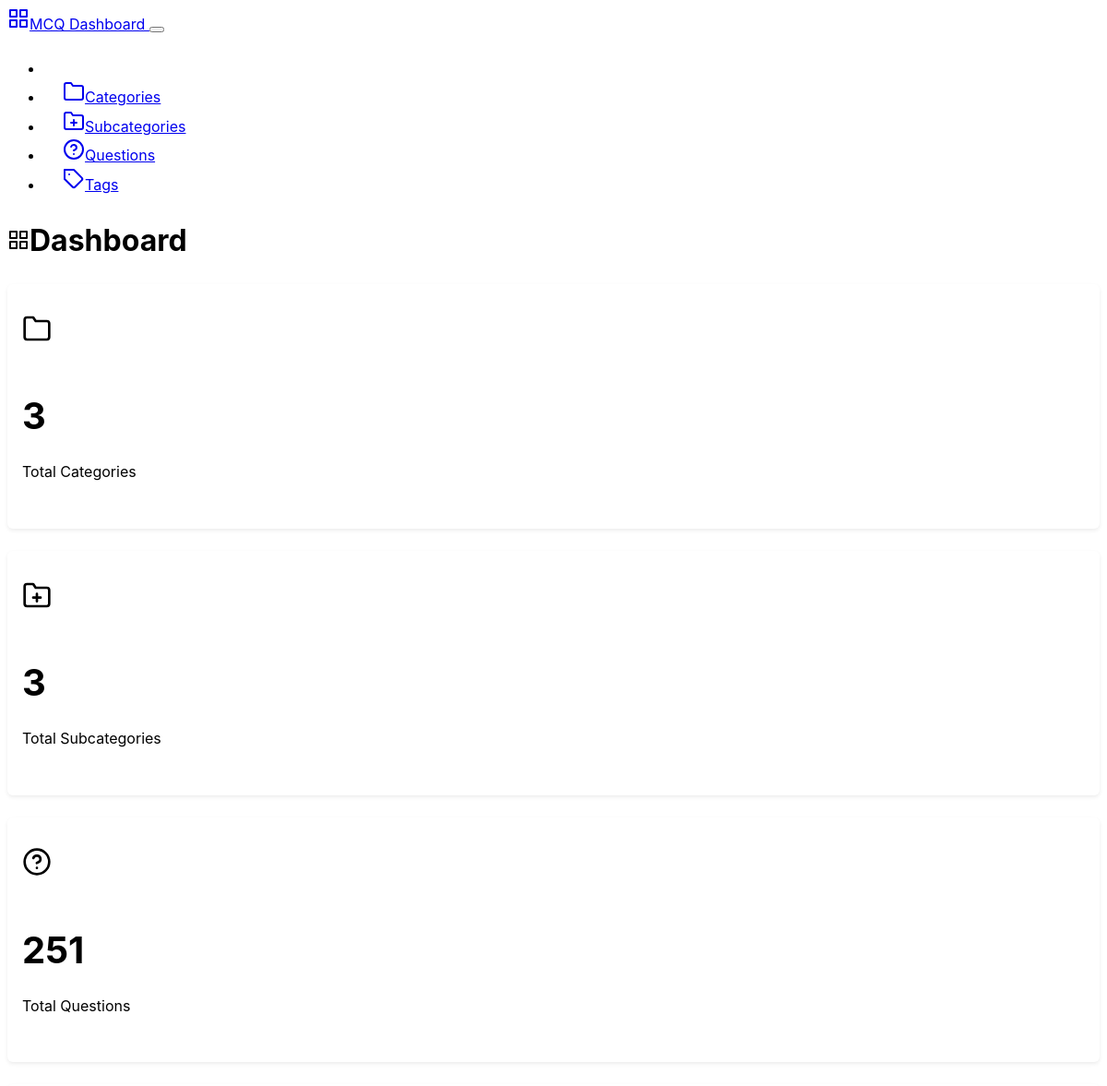
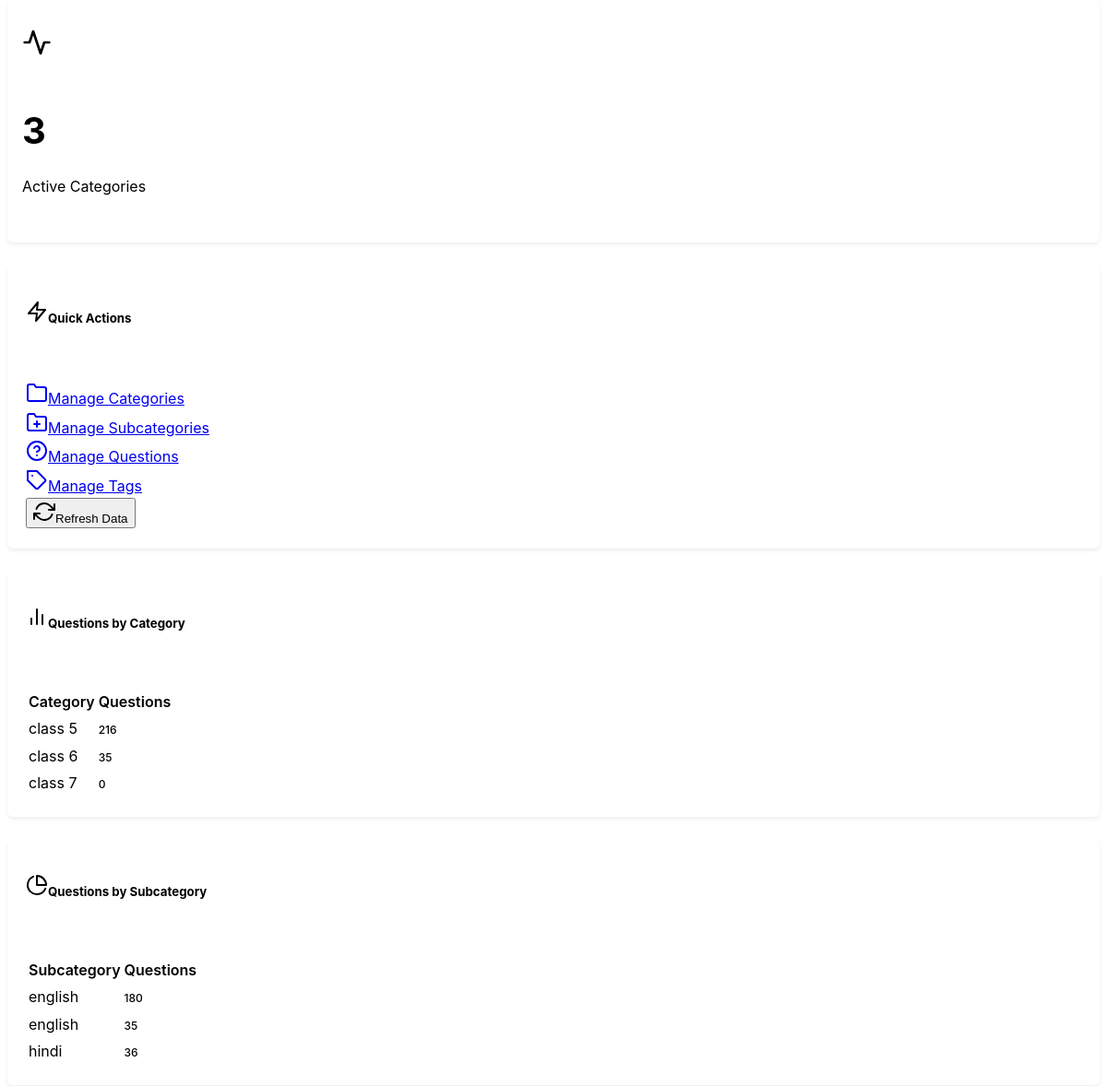
/backend, run on the app's committed database (2 pictures, top to bottom).
### mcqbox/model.py (models this page shows, shortened)
class Category(db.Model):
    id = db.Column(db.Integer, primary_key=True)
    name = db.Column(db.String(50), nullable=False, unique=True)
    description = db.Column(db.String(200), nullable=True)
    created_at = db.Column(db.DateTime, server_default=db.func.now())
    updated_at = db.Column(db.DateTime, server_default=db.func.now(), onupdate=db.func.now())

class Subcategory(db.Model):
    id = db.Column(db.Integer, primary_key=True)
    name = db.Column(db.String(50), nullable=False)
    category_id = db.Column(db.Integer, db.ForeignKey('category.id'), nullable=False)
    category = db.relationship('Category', backref=db.backref('subcategories', lazy=True))
    description = db.Column(db.String(200), nullable=True)
    created_at = db.Column(db.DateTime, server_default=db.func.now())
    updated_at = db.Column(db.DateTime, server_default=db.func.now(), onupdate=db.func.now())

### mcqbox/backend/route.py (the view)
@app.route('/backend')
def dashboard():
    categories = Category.query.count()
    subcategories = Subcategory.query.count()
    questions = Question.query.count()
    category_stats = {}
    subcategory_stats = {}
    category = Category.query.all()
    subcat = Subcategory.query.all()
    for cat in category:
        category_stats[cat.id] = {
            'id': cat.id,
            'name': cat.name,
            'total_subcategories': len(cat.subcategories),
            'count': len(cat.questions)
        }
    for subcategory in subcat:
        subcategory_stats[subcategory.id] = {
            'id': subcategory.id,
            'name': subcategory.name,
            'category_id': subcategory.category_id,
            'count': len(subcategory.questions)
        }
    stats ={
            'total_categories': categories,
            'total_subcategories': subcategories,
            'total_questions': questions,
            'category_stats': list(category_stats.values()),
            'subcategory_stats': list(subcategory_stats.values())
        }
    return render_template('dashboard.html', stats=stats, categories=category)

### mcqbox/frontend/route.py (called while the page is built)
@app.before_request
def enforce_lowercase_url():
    url = request.url
    lowercase_url = url.lower()
    if url != lowercase_url:
        return redirect(lowercase_url, code=301)

### mcqbox/backend/templates/dashboard.html (shortened to what this page needs)
{% extends "base.html" %}
{% block content %}
<div class="row">
    <div class="col-12">
        <div class="d-flex justify-content-between align-items-center mb-4">
            <h1><i data-feather="grid" class="me-2"></i>Dashboard</h1>
        </div>
    </div>
</div>
<div class="row mb-4">
    <div class="col-md-3">
        <div class="card">
            <div class="card-body text-center">
                <i data-feather="folder" class="mb-2" style="width: 2rem; height: 2rem;"></i>
                <h3 class="card-title">{{ stats.total_categories }}</h3>
                <p class="card-text text-muted">Total Categories</p>
            </div>
        </div>
    </div>
    <div class="col-md-3">
        <div class="card">
            <div class="card-body text-center">
                <i data-feather="folder-plus" class="mb-2" style="width: 2rem; height: 2rem;"></i>
                <h3 class="card-title">{{ stats.total_subcategories }}</h3>
                <p class="card-text text-muted">Total Subcategories</p>
            </div>
        </div>
    </div>
    <div class="col-md-3">
        <div class="card">
            <div class="card-body text-center">
                <i data-feather="help-circle" class="mb-2" style="width: 2rem; height: 2rem;"></i>
                <h3 class="card-title">{{ stats.total_questions }}</h3>
                <p class="card-text text-muted">Total Questions</p>
            </div>
        </div>
    </div>
    <div class="col-md-3">
        <div class="card">
            <div class="card-body text-center">
                <i data-feather="activity" class="mb-2" style="width: 2rem; height: 2rem;"></i>
                <h3 class="card-title">{{ stats.category_stats|length }}</h3>
                <p class="card-text text-muted">Active Categories</p>
            </div>
        </div>
    </div>
</div>
<div class="row mb-4">
    <div class="col-12">
        <div class="card">
            <div class="card-header">
                <h5 class="card-title mb-0"><i data-feather="zap" class="me-2"></i>Quick Actions</h5>
            </div>
            <div class="card-body">
                <div class="row">
                    <div class="col-md-3 mb-2">
                        <a href="{{ url_for('categories') }}" class="btn btn-outline-primary w-100">
                            <i data-feather="folder" class="me-2"></i>Manage Categories
                        </a>
                    </div>
                    <div class="col-md-3 mb-2">
                        <a href="{{ url_for('subcategories') }}" class="btn btn-outline-primary w-100">
                            <i data-feather="folder-plus" class="me-2"></i>Manage Subcategories
                        </a>
                    </div>
                    <div class="col-md-3 mb-2">
                        <a href="{{ url_for('questions') }}" class="btn btn-outline-primary w-100">
                            <i data-feather="help-circle" class="me-2"></i>Manage Questions
                        </a>
                    </div>
                    <div class="col-md-3 mb-2">
                        <a href="{{ url_for('tags') }}" class="btn btn-outline-primary w-100">
                            <i data-feather="tag" class="me-2"></i>Manage Tags
                        </a>
                    </div>
                    <div class="col-md-3 mb-2">
                        <button class="btn btn-outline-secondary w-100" onclick="location.reload()">
                            <i data-feather="refresh-cw" class="me-2"></i>Refresh Data
                        </button>
                    </div>
                </div>
            </div>
        </div>
    </div>
</div>
{% if stats.category_stats %}
<div class="row mb-4">
    <div class="col-md-6">
        <div class="card">
            <div class="card-header">
                <h5 class="card-title mb-0"><i data-feather="bar-chart-2" class="me-2"></i>Questions by Category</h5>
            </div>
            <div class="card-body">
                {% if stats.category_stats %}
                    <div class="table-responsive">
                        <table class="table table-sm">
                            <thead>
                                <tr>
                                    <th>Category</th>
                                    <th class="text-end">Questions</th>
                                </tr>
                            </thead>
                            <tbody>
                                {% for category in stats.category_stats %}
                                <tr>
                                    <td>{{ category.name }}</td>
                                    <td class="text-end">
                                        <span class="badge bg-secondary">{{ category.count }}</span>
                                    </td>
                                </tr>
                                {% endfor %}
                            </tbody>
                        </table>
                    </div>
                {% else %}
                    <div class="text-center text-muted py-3">
                        <i data-feather="inbox" class="mb-2" style="width: 2rem; height: 2rem;"></i>
                        <p>No questions created yet</p>
                    </div>
                {% endif %}
            </div>
        </div>
    </div>
    <div class="col-md-6">
        <div class="card">
            <div class="card-header">
                <h5 class="card-title mb-0"><i data-feather="pie-chart" class="me-2"></i>Questions by Subcategory</h5>
            </div>
            <div class="card-body">
                {% if stats.subcategory_stats %}
                    <div class="table-responsive">
                        <table class="table table-sm">
                            <thead>
                                <tr>
                                    <th>Subcategory</th>
                                    <th class="text-end">Questions</th>
                                </tr>
                            </thead>
                            <tbody>
                                {% for subcategory in stats.subcategory_stats[:10] %}
                                <tr>
                                    <td>{{ subcategory.name }}</td>
                                    <td class="text-end">
                                        <span class="badge bg-secondary">{{ subcategory.count }}</span>
                                    </td>
                                </tr>
                                {% endfor %}
                            </tbody>
                        </table>
                    </div>
                {% else %}
                    <div class="text-center text-muted py-3">
                        <i data-feather="inbox" class="mb-2" style="width: 2rem; height: 2rem;"></i>
                        <p>No questions created yet</p>
                    </div>
                {% endif %}
            </div>
        </div>
    </div>
</div>
{% endif %}
{% endblock %}

### mcqbox/backend/templates/base.html (shortened to what this page needs)
<!DOCTYPE html>
<html lang="en" data-bs-theme="dark">
<head>
    <link href="https://cdn.replit.com/agent/bootstrap-agent-dark-theme.min.css" rel="stylesheet">
    <link rel="stylesheet" href="{{ url_for('backend_.static', filename='css/custom.css') }}">
</head>
<body>
    <nav class="navbar navbar-expand-lg navbar-dark bg-dark">
        <div class="container">
            <a class="navbar-brand" href="{{ url_for('dashboard') }}">
                <i data-feather="grid" class="me-2"></i>MCQ Dashboard
            </a>
            <button class="navbar-toggler" type="button" data-bs-toggle="collapse" data-bs-target="#navbarNav">
            </button>
            <div class="collapse navbar-collapse" id="navbarNav">
                <ul class="navbar-nav ms-auto">
                    <li class="nav-item">
                        <a class="nav-link {% if request.endpoint == 'dashboard' %}active{% endif %}"
                           href="{{ url_for('dashboard') }}">
                            <i data-feather="home" class="me-1"></i>Dashboard
                        </a>
                    </li>
                    <li class="nav-item">
                        <a class="nav-link {% if request.endpoint == 'categories' %}active{% endif %}"
                           href="{{ url_for('categories') }}">
                            <i data-feather="folder" class="me-1"></i>Categories
                        </a>
                    </li>
                    <li class="nav-item">
                        <a class="nav-link {% if request.endpoint == 'subcategories' %}active{% endif %}"
                           href="{{ url_for('subcategories') }}">
                            <i data-feather="folder-plus" class="me-1"></i>Subcategories
                        </a>
                    </li>
                    <li class="nav-item">
                        <a class="nav-link {% if request.endpoint == 'questions' %}active{% endif %}"
                           href="{{ url_for('questions') }}">
                            <i data-feather="help-circle" class="me-1"></i>Questions
                        </a>
                    </li>
                    <li class="nav-item">
                        <a class="nav-link {% if request.endpoint == 'tags' %}active{% endif %}"
                           href="{{ url_for('tags') }}">
                            <i data-feather="tag" class="me-1"></i>Tags
                        </a>
                    </li>
                </ul>
            </div>
        </div>
    </nav>
    <div class="container my-4">
        {% block content %}{% endblock %}
    </div>
</body>
</html>

### mcqbox/backend/static/css/custom.css (style rules this page uses)
:root { --sidebar-width: 250px; --header-height: 70px; --border-radius: 0.375rem; --box-shadow: 0 0.125rem 0.25rem rgba(0, 0, 0, 0.075); --box-shadow-lg: 0 0.5rem 1rem rgba(0, 0, 0, 0.15); }
body { font-family: -apple-system, BlinkMacSystemFont, "Segoe UI", Roboto, "Helvetica Neue", Arial, sans-serif; line-height: 1.6; }
.card { border-radius: var(--border-radius); box-shadow: var(--box-shadow); margin-bottom: 1.5rem; }
.card-header { background-color: transparent; border-bottom: 1px solid var(--bs-border-color); padding: 1rem 1.25rem; }
.card-body { padding: 1.25rem; }
.card .card-body.text-center { padding: 2rem 1rem; }
.card .card-body.text-center .card-title { font-size: 2.5rem; font-weight: 700; margin-bottom: 0.5rem; color: var(--bs-primary); }
.table { margin-bottom: 0; }
.table th { border-top: none; font-weight: 600; color: var(--bs-body-color); background-color: var(--bs-secondary-bg); }
.badge { font-size: 0.75rem; font-weight: 500; }
.navbar-nav .nav-link { padding: 0.75rem 1rem; border-radius: var(--border-radius); margin: 0 0.25rem; transition: all 0.15s ease-in-out; }
.navbar-nav .nav-link.active { background-color: var(--bs-primary); color: white !important; }

### data on the page
Category: name "class 5", count "216"
Category: name "class 6", count "35"
Category: name "class 7", count "0"
Subcategory: name "english", count "180"
Subcategory: name "english", count "35"
Subcategory: name "hindi", count "36"

### other printed values
{{ stats.total_categories }} "3"
{{ stats.total_subcategories }} "3"
{{ stats.total_questions }} "251"
{{ stats.category_stats|length }} "3"
